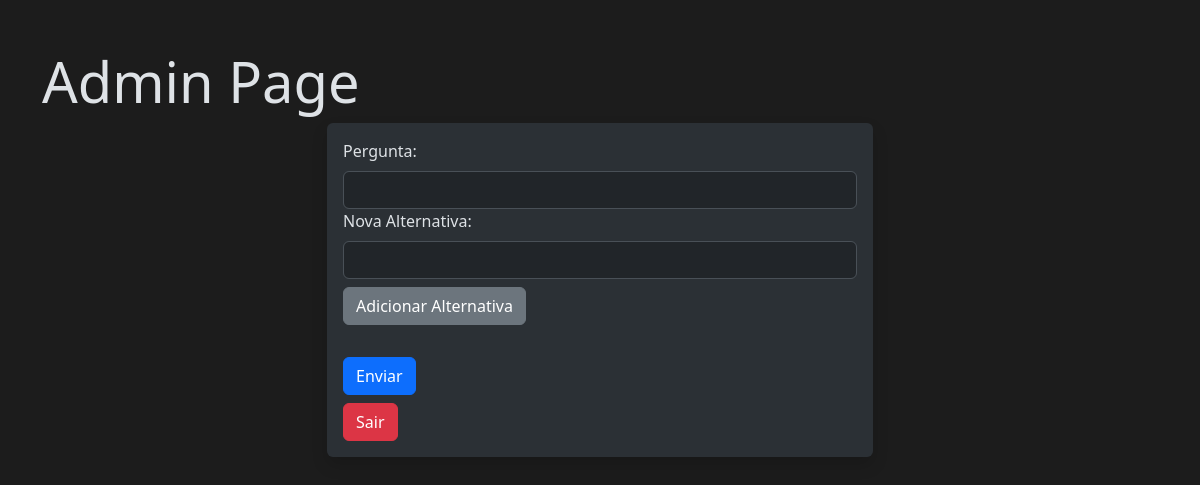
Before: /admin (signed in) with the older database file.
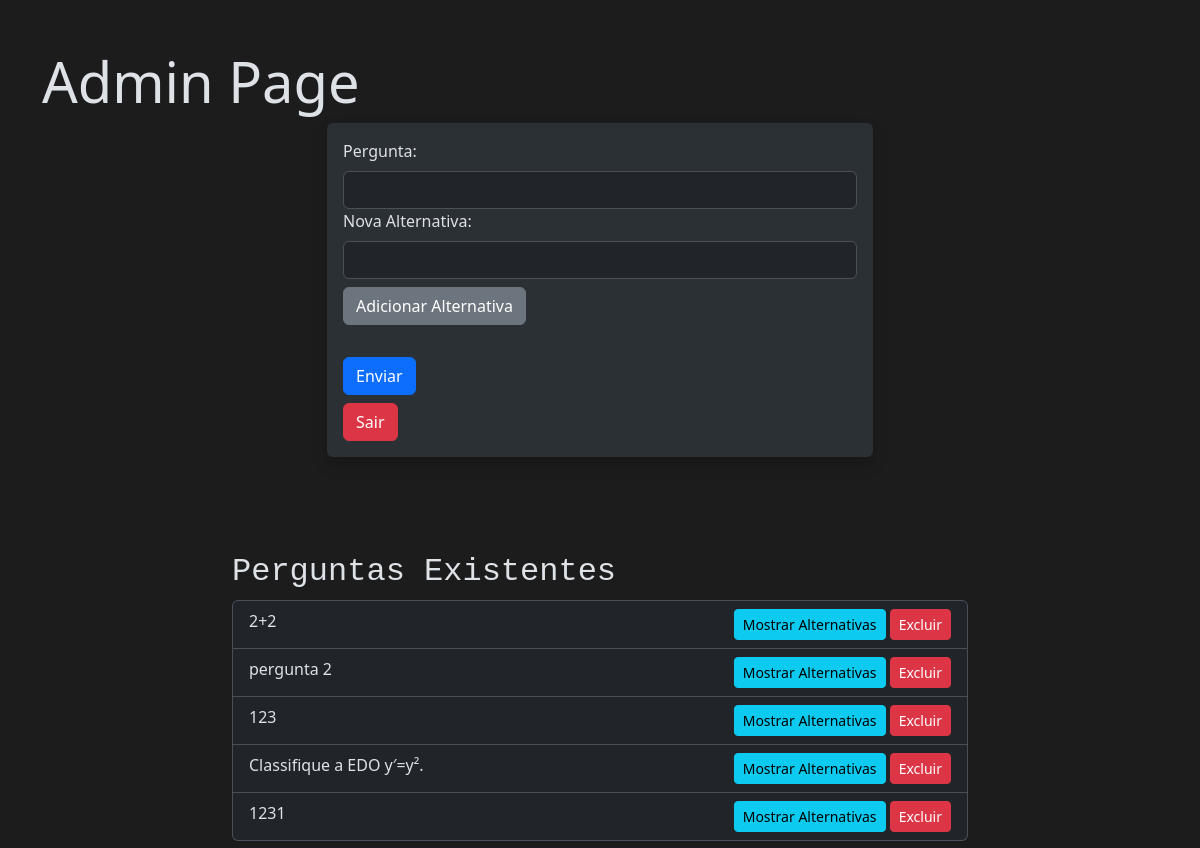
After: the same page with the newer database file.
### app.py (models this page shows, shortened)
class Questao(db.Model):
    __tablename__ = 'questoes'
    id = db.Column(db.Integer, primary_key=True)
    pergunta = db.Column(db.String, nullable=False, unique=True)
    alternativas = db.Column(db.String, nullable=False)
    gabarito = db.Column(db.String, nullable=False)
    def get_alternativas(self):
        lista_alternativas = self.alternativas.split(';')
        return lista_alternativas

### app.py (the view)
@app.route('/admin')
def admin():
    if 'username' not in session:
        flash('Você precisa estar logado para acessar esta página!', 'warning')
        return render_template('admin.html')
    questoes = Questao.query.all()
    return render_template('admin.html', questoes=questoes)

### templates/admin.html (shortened to what this page needs)
{% extends 'base.html' %}
{% block content %}
    <h1 class="display-4 monospace"> Admin Page </h1>
    {% if 'username' not in session %}
        <div class="row justify-content-center">
            <div class="col-md-4">
                <div id="login-popup" class="shadow p-3 mb-5 bg-body-tertiary rounded">
                    <form method="POST" action="{{ url_for('entrar') }}" class="form-container">
                        <h2 class="font-monospace">Entrar</h2>
                        <hr>
                        <div class="form-group mt-1">
                            <label for="nome" class="form-label">Nome:</label>
                            <input type="text" name="nome" id="nome" class="form-control" required>
                        </div>
                        <div class="form-group mt-1">
                            <label for="senha" class="form-label">Senha:</label>
                            <input type="password" name="senha" id="senha" class="form-control" required>
                        </div>
                        <button type="submit" class="btn btn-primary mt-3">Entrar</button>
                    </form>
                </div>
            </div>
        </div>
    {% else %}
        <div class="row justify-content-center">
            <div class="col-md-6">
                <div id="adicionar_pergunta" class="shadow p-3 mb-5 bg-body-tertiary rounded">
                    <form method="POST" action="{{ url_for('adicionar_pergunta') }}" class="form-container">
                        <label for="pergunta" class="form-label">Pergunta:</label>
                        <input type="text" name="pergunta" id="pergunta" class="form-control" required>
                        <label for="nova_alternativa" class="form-label">Nova Alternativa:</label>
                        <input type="text" id="nova_alternativa" class="form-control">
                        <button type="button" class="btn btn-secondary mt-2" onclick="adicionarAlternativa()">Adicionar Alternativa</button>
                        <button type="submit" class="btn btn-primary mt-3">Enviar</button>
                    </form>
                    <a href="{{ url_for('sair') }}" class="btn btn-danger mt-2">Sair</a>
                </div>
            </div>
        </div>
        {% if questoes %}
            <div class="row justify-content-center mt-5">
                <div class="col-md-8">
                    <h2 class="font-monospace">Perguntas Existentes</h2>
                    <ul class="list-group">
                        {% for questao in questoes %}
                            <li class="list-group-item">
                                <div class="d-flex justify-content-between">
                                    <span class="text-truncate">{{ questao.pergunta }}</span>
                                    <div>
                                        <button class="btn btn-info btn-sm" onclick="mostrarAlternativas({{ questao.id }})">Mostrar Alternativas</button>
                                        <a href="{{ url_for('excluir_questao', questao_id=questao.id) }}" class="btn btn-danger btn-sm">Excluir</a>
                                    </div>
                                </div>
                            </li>
                        {% endfor %}
                    </ul>
                </div>
            </div>
        {% endif %}
    {% endif %}
{% endblock %}

### templates/base.html (shortened to what this page needs)
<!DOCTYPE html>
<html lang="pt-br" data-bs-theme="dark">
<head>
    <link href="https://cdn.jsdelivr.net/npm/bootstrap@5.3.3/dist/css/bootstrap.min.css" rel="stylesheet">
    <link rel="stylesheet" href="https://cdn.jsdelivr.net/npm/bootstrap-icons@1.11.3/font/bootstrap-icons.min.css">
    <link rel="stylesheet" href="{{ url_for('static', filename='style.css') }}">
</head>
<body>
    <main id="content" class="container my-5">
        {% block content %}{% endblock %}
    </main>
</body>
</html>

### static/style.css (style rules this page uses)
body { width:100%; height:100vh; background-color:#1c1c1c; }

Changed rows visible on the page:
added Questao: pergunta "2+2"
added Questao: pergunta "pergunta 2"
added Questao: pergunta "123"
added Questao: pergunta "Classifique a EDO y′=y²."
added Questao: pergunta "1231"
Other visible differences:
text now shown: "Perguntas Existentes"
